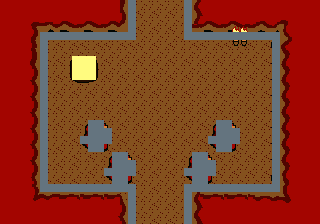

This is a level from a 2D game, rendered from its Tiled map with the project's own tilesets. A one-line summary and the map file follow, with tile-layer data summarised:
An orthogonal 40x28 tile map with 8x8 px tiles, 3 tile layers (gfx, walls, holes) and 9 objects (4x Enemy, 3x Door, 2x Item).

<map version="1.10" tiledversion="1.10.2" orientation="orthogonal" renderorder="right-down" width="40" height="28" tilewidth="8" tileheight="8" infinite="0" nextlayerid="5" nextobjectid="16">
 <tileset firstgid="1" source="fire-temple.tsx" />
 <layer id="1" name="gfx" width="40" height="28">
  <data>[1120 cells, 1120 non-empty, 171 distinct tile ids]</data>
 </layer>
 <layer id="2" name="walls" width="40" height="28">
  <data>[1120 cells, 144 non-empty, 1 distinct tile ids]</data>
 </layer>
 <layer id="3" name="holes" width="40" height="28">
  <data>[1120 cells, 9 non-empty, 1 distinct tile ids]</data>
 </layer>
 <objectgroup id="4" name="objs">
  <object id="5" name="DoorH" type="Door" x="160" y="32">
   <point />
  </object>
  <object id="8" name="Sword" type="Item" x="228" y="172">
   <point />
  </object>
  <object id="9" name="Blob" type="Enemy" x="208" y="88">
   <properties>
    <property name="health" type="int" value="1" />
    <property name="speed" type="int" value="32" />
   </properties>
   <point />
  </object>
  <object id="10" name="Blob" type="Enemy" x="112" y="88">
   <properties>
    <property name="health" type="int" value="1" />
    <property name="speed" type="int" value="32" />
   </properties>
   <point />
  </object>
  <object id="11" name="Blob" type="Enemy" x="160" y="96">
   <properties>
    <property name="health" type="int" value="1" />
    <property name="speed" type="int" value="32" />
   </properties>
   <point />
  </object>
  <object id="12" name="HeartItem" type="Item" x="92" y="172">
   <point />
  </object>
  <object id="13" name="Blob" type="Enemy" x="160" y="72">
   <properties>
    <property name="flags" type="int" value="1" />
    <property name="health" type="int" value="1" />
    <property name="walk" value="P100" />
   </properties>
   <point />
  </object>
  <object id="14" name="DoorH" type="Door" x="160" y="200">
   <point />
  </object>
  <object id="15" name="DoorH" type="Door" x="160" y="184">
   <point />
  </object>
 </objectgroup>
</map>
